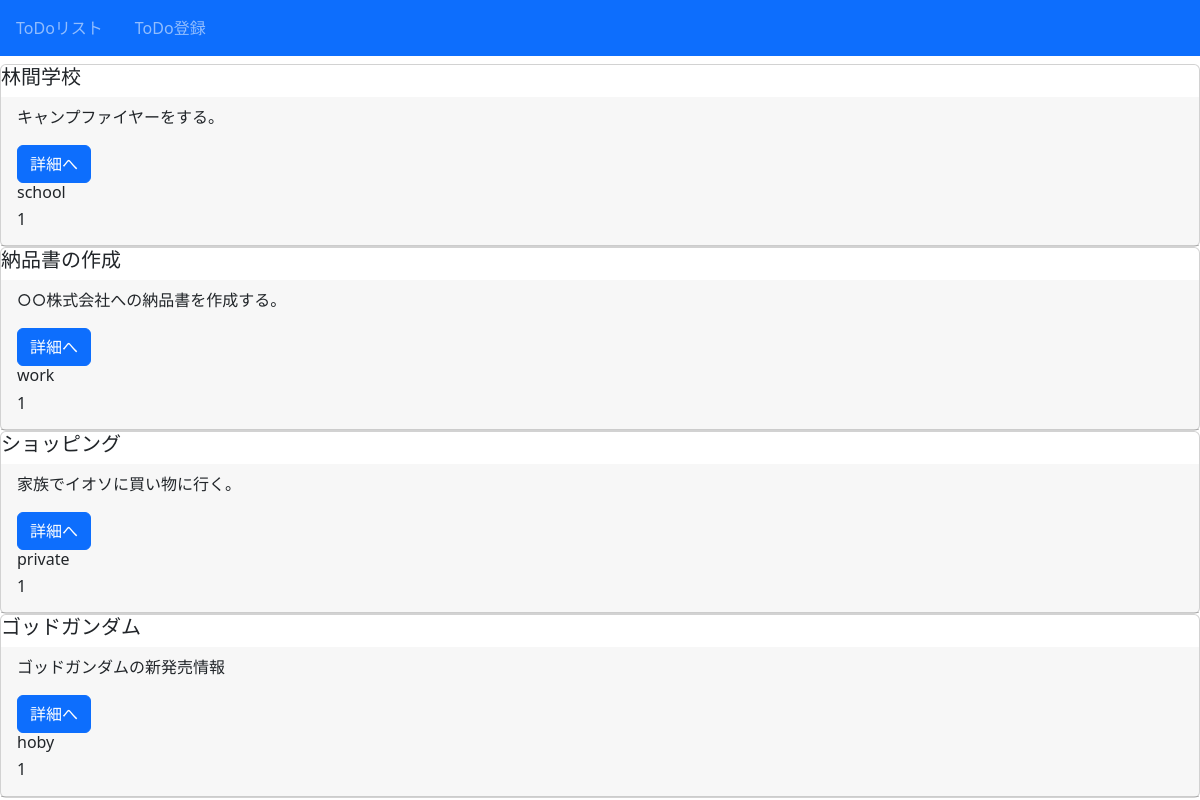
/todo/, run on an earlier commit of the app's database.
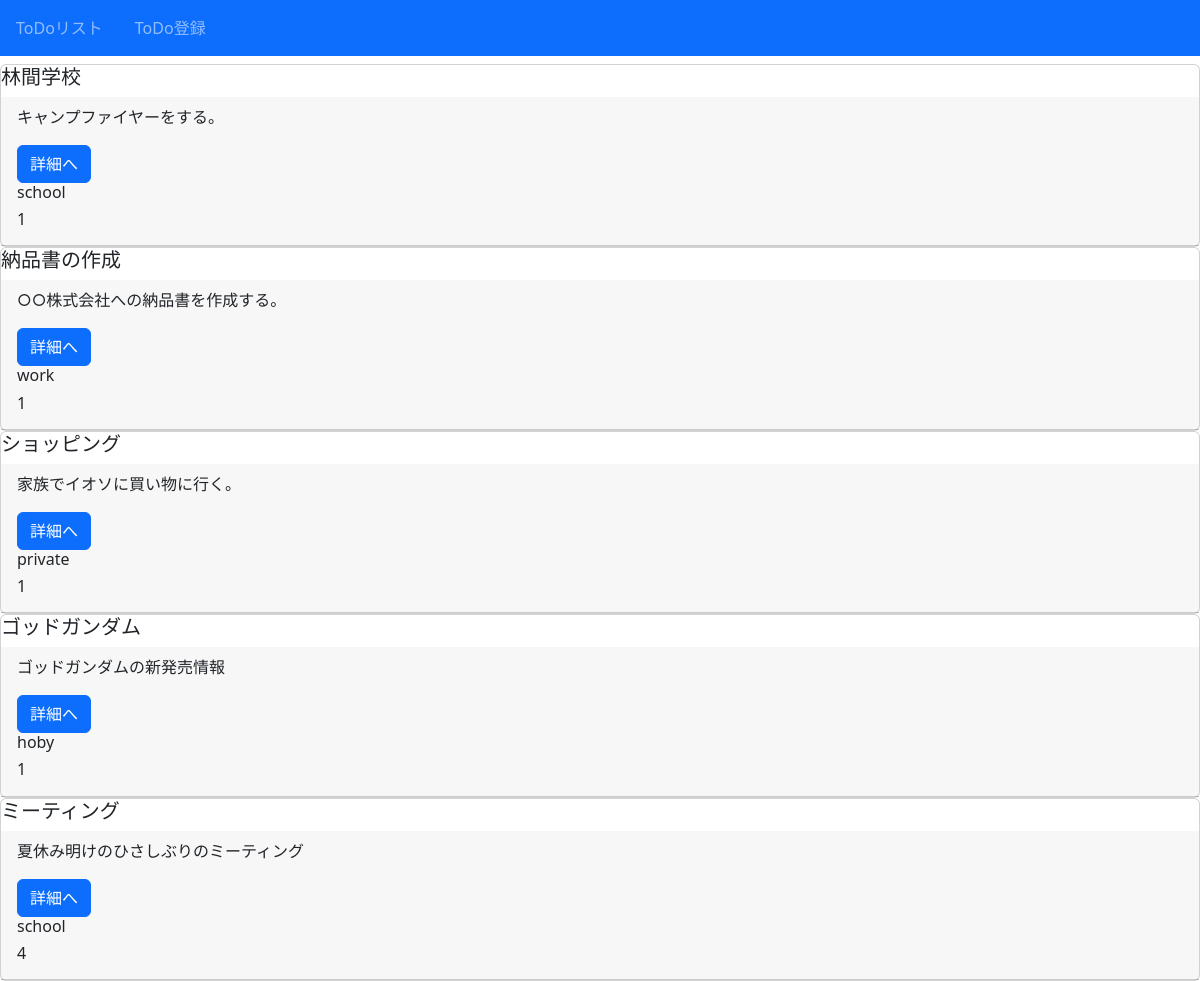
And on a later commit of the database.
### todo/models.py (models this page shows, shortened)
class Todo(models.Model):
  title = models.CharField(max_length=100)
  body = models.TextField()
  priority = models.IntegerField(choices=PRI_CHOICES)
  category = models.CharField(
    max_length=100,
    choices = CATEGORY
  )

### todo/views.py (the view)
# urls.py: path('todo/', views.ListTodoView.as_view(), name='list-todo'),
class ListTodoView(ListView):
  template_name = 'todo/todo_list.html'
  model = Todo

### todo/templates/todo/todo_list.html (shortened to what this page needs)
{% extends 'base.html' %}
{% block content %}
{% for item in object_list %}
<div class="card">
  <h5 class="card-headder">{{ item.title }}</h5>
  <div class="card-header">
    <p class="card-text">{{ item.body }}</p>
    <a href="{% url 'detail-todo' item.pk %}" class="btn btn-primary">詳細へ</a>
    <h6 class="card-title">{{ item.category }}</h6>
    <h6 class="card-title">{{ item.priority }}</h6>
  </div>
</div>
{% endfor %}
{% endblock content %}

### templates/base.html (shortened to what this page needs)
<!DOCTYPE html>
<html lang="en">
<head>
  <link rel="stylesheet" href="https://cdn.jsdelivr.net/npm/bootstrap@5.2.0/dist/css/bootstrap.rtl.min.css"
>
</head>
<body>
  <nav class="navbar navbar-dark bg-primary sticky-top">
    <div class="navbar-nav d-flex flex-row">
      <a class="nav-link mx-3" href="{% url 'list-todo' %}">ToDoリスト</a>
      <a class="nav-link mx-3" href="{% url 'create-todo' %}">ToDo登録</a>
    </div>
  </nav>
  <div class="'p-4">
    {% block content %}{% endblock content %}
  </div>
</body>
</html>

What changed in the data, as far as the page shows it:
added Todo: title "ミーティング", body "夏休み明けのひさしぶりのミーティング", category "school", priority "4"
